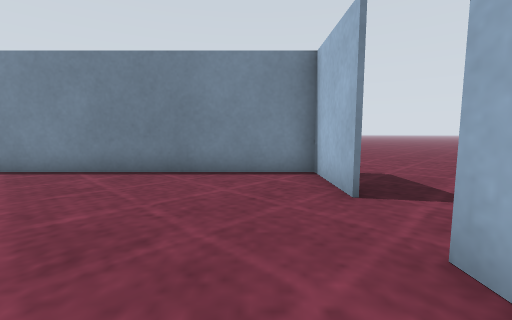
view 1 (above)

12 first-person views from a walk through a world built for the Gazebo simulator. The camera is 0.5 m above the floor, tilts 6° down and sees 90° across. The floor is counted in squares, 0.5 m on a side. Each view is taken from the middle of a square. On the plan, view 1 faces up. The plan holds only what a view shows up to about 11 squares ahead; the rest is blank. Surface patterns are stand-ins for the level's own textures.

view 2
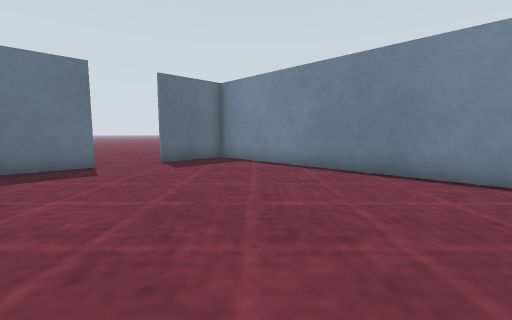

view 3
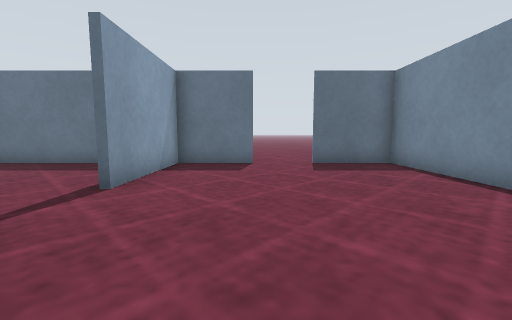

view 4
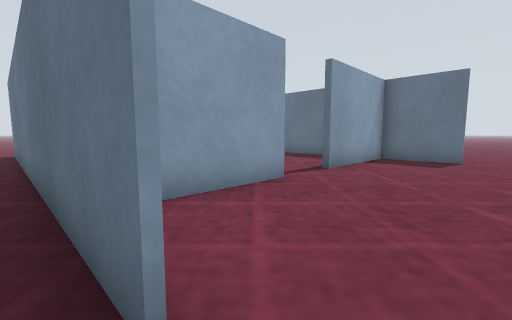

view 5
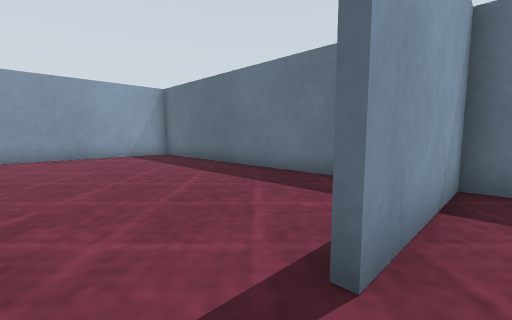

view 6
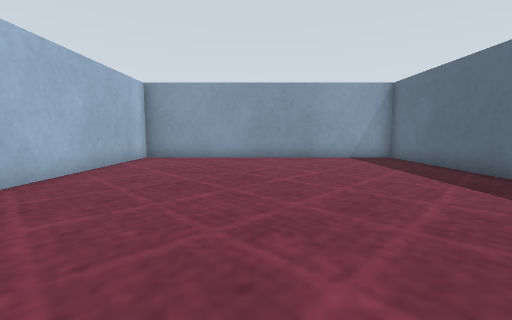

view 7
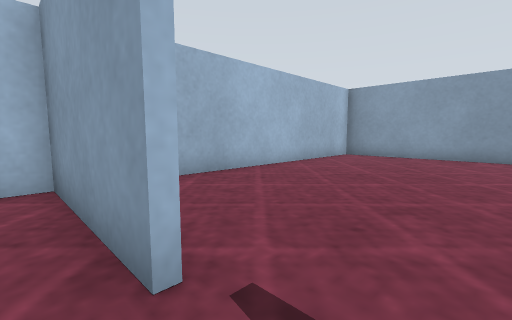

view 8
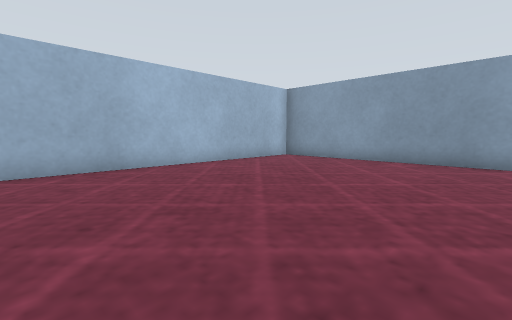

view 9
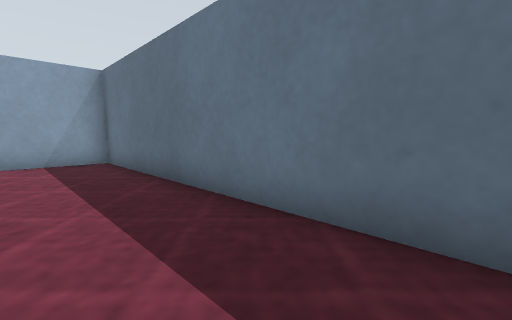

view 10
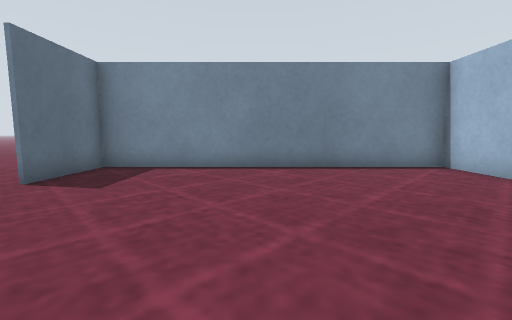

view 11
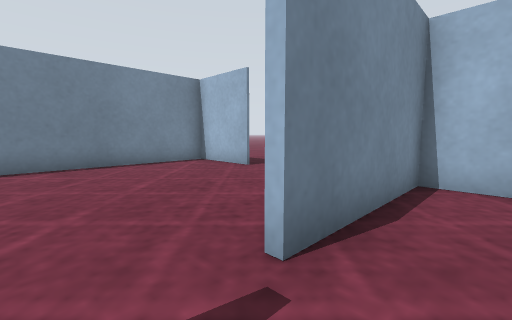

view 12
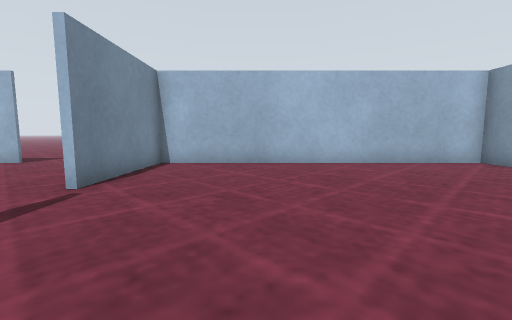

### Floor plan
Points are (right, up) in squares from view 1. A wall is a line through its corners. A room is listed if a view was taken in it or the views show most of it. See-through windows are left out.
Room 1 (views 1, 2, 3, 5, 7)
walls: (-2.6, -0.6) (1.5, -0.6) (1.5, 2); (-8.5, 2) (-8.5, -0.6) (-4.4, -0.6); (1.5, 3.9) (1.5, 6.5) (-8.5, 6.5) (-8.5, 3.9)
ways out: opening at (2, 2.5) to room 2; opening at (-3.5, -1) to room 3; opening at (-9, 2.5)
Room 2 (view 4)
walls: (1.6, 2) (1.6, -11.5)
ways out: opening at (2, 2.5) to room 1; opening at (3, 7)
Room 3 (views 6, 8, 9, 10, 11, 12)
walls: (-8.5, -1.9) (-8.5, -11.5) (1.5, -11.5) (1.5, -0.8) (-2.5, -0.8)
ways out: opening at (-3.5, -1) to room 1

Positions as (right, up) in squares from view 1, and headings:
1: (0, 0), facing up
2: (0, 0), facing up-left
3: (0, 2), facing left
4: (2, 3), facing down-left
5: (-3, 0), facing down-left
6: (-3, -1), facing down
7: (-4, 0), facing down-right
8: (-6, -2), facing down-right
9: (-6, -2), facing down-left
10: (-4, -1), facing up
11: (-4, -2), facing up-right
12: (-7, -4), facing right
